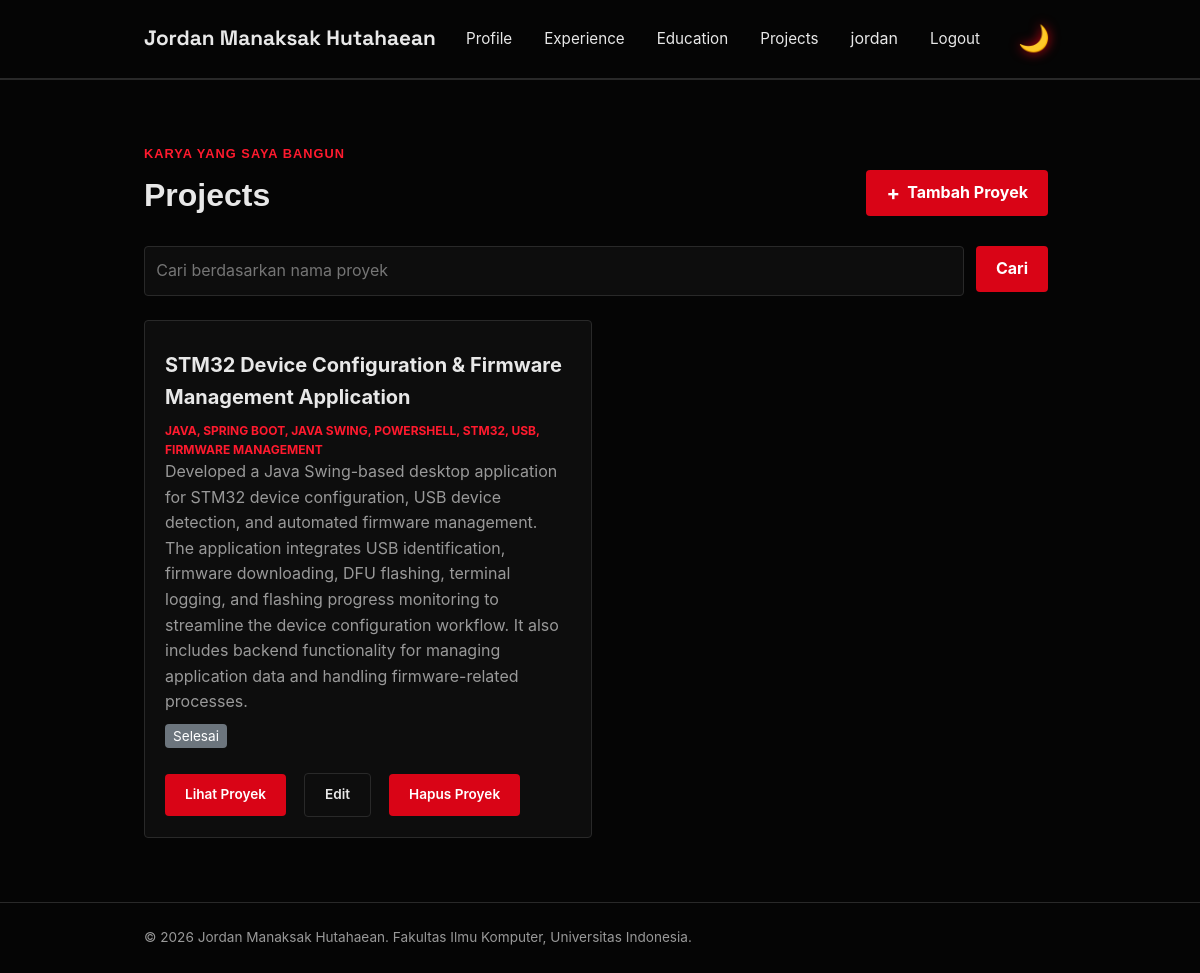
Page /projects/ (signed in) on the committed database.
### main/models.py (models this page shows, shortened)
class Project(models.Model):
    id = models.UUIDField(primary_key=True, default=uuid.uuid4, editable=False)
    title = models.CharField(max_length=255)
    description = models.TextField()
    tech_stack = models.CharField(max_length=255)
    project_url = models.URLField(blank=True)
    project_image_url = models.URLField(blank=True, max_length=500)
    started_at = models.DateTimeField(null=True, blank=True)
    ended_at = models.DateTimeField(null=True, blank=True)
    @property
    def is_ongoing(self):
        return self.ended_at is None

### main/views.py (the view)
# urls.py: path("projects/", show_projects, name="show_projects"),
def show_projects(request):
    json_response = get_projects_json(request)
    projects = serializers.deserialize(
        "json",
        json_response.content.decode("utf-8"),
    )
    projects = [project.object for project in projects]
    title_query = request.GET.get("title", "").strip()
    context = {
        "name": "Jordan Manaksak Hutahaean",
        "project_list": projects,
        "title_query": title_query,
    }
    return render(request, "project.html", context)

### main/views.py (called while the page is built)
def get_projects_json(request):
    title_query = request.GET.get("title", "").strip()
    projects = Project.objects.all()
    if title_query:
        projects = projects.filter(title__icontains=title_query)
    projects_json = serializers.serialize("json", projects)
    return HttpResponse(projects_json, content_type="application/json")

### templates/project.html (shortened to what this page needs)
{% extends "base.html" %}
{% block content %}
    <main>
        <section class="experience-section" id="experience">
            <div class="container">
                <p class="section-kicker">Karya yang saya bangun</p>
                <div class="project-header">
                    <h1>Projects</h1>
                    <a href="{% url 'main:create_project' %}"
                       class="button project-add-button">
                        <span aria-hidden="true">+</span>
                        Tambah Proyek
                    </a>
                </div>
                <form method="get"
                      action="{% url 'main:show_projects' %}"
                      class="project-search">
                    <input type="search"
                           name="title"
                           value="{{ title_query }}"
                           placeholder="Cari berdasarkan nama proyek"
                           class="project-search__input"
                           aria-label="Cari berdasarkan nama proyek">
                    <button type="submit" class="button">Cari</button>
                </form>
                <div class="experience-grid project-grid">
                    {% for project in project_list %}
                        <article class="experience-card">
                            <h2>{{ project.title }}</h2>
                            <span class="experience-category">{{ project.tech_stack }}</span>
                            <p class="experience-description">{{ project.description }}</p>
                            <div class="project-status" style="margin: 8px 0;">
                                {% if project.is_ongoing %}
                                    <span class="badge" style="background-color: #28a745; color: white; padding: 4px 8px; border-radius: 4px; font-size: 0.85rem;">
                                        Sedang Berlangsung
                                    </span>
                                {% else %}
                                    <span class="badge" style="background-color: #6c757d; color: white; padding: 4px 8px; border-radius: 4px; font-size: 0.85rem;">
                                        Selesai
                                    </span>
                                {% endif %}
                            </div>
                            <div class="project-card-actions">
                                <div class="project-actions">
                                    {% if project.project_url %}
                                        <a href="{{ project.project_url }}" class="button">Lihat Proyek</a>
                                    {% endif %}
                                    <a href="{% url 'main:update_projects' project.id %}" class="button button-secondary">Edit</a>
                                    {% include "components/project_delete_modal.html" with project=project %}
                                </div>
                            </div>
                        </article>
                    {% empty %}
                        {% if title_query %}
                            <p class="empty-state">Tidak ada proyek dengan nama tersebut.</p>
                        {% else %}
                            <p class="empty-state">Belum ada proyek yang ditambahkan.</p>
                        {% endif %}
                    {% endfor %}
                </div>
            </div>
        </section>
    </main>
{% endblock content %}

### templates/base.html (shortened to what this page needs)
{% load static %}
<!DOCTYPE html>
<html lang="id">
<head>
    <link rel="stylesheet" href="{% static 'css/style.css' %}">
</head>
<body>
  <header class="site-header">
    <div class="container">
        <a href="{% url 'main:show_main' %}" class="brand">{{ name }}</a>
        <nav>
            <a href="{% url 'main:show_main' %}">Profile</a>
            <a href="{% url 'main:show_experience' %}">Experience</a>
            <a href="{% url 'main:show_education' %}">Education</a>
            <a href="{% url 'main:show_projects' %}">Projects</a>
            {% if user.is_authenticated %}
            <span class="nav-user">{{ user.username }}</span>
            <a href="{% url 'main:logout' %}">Logout</a>
            {% else %}
                <a href="{% url 'main:login' %}">Login</a>
                <a href="{% url 'main:register' %}">Register</a>
            {% endif %}
            <button class="theme-toggle-btn" id="themeToggle" aria-label="Toggle Theme">
            </button>
        </nav>
    </div>
  </header>
  {% block content %} {% endblock content %}
  <footer class="site-footer">
      <div class="container">
          <p>&copy; 2026 {{ name }}. Fakultas Ilmu Komputer, Universitas Indonesia.</p>
      </div>
  </footer>
</body>
</html>

### templates/components/project_delete_modal.html (shortened to what this page needs)
<p class="experience-status">
    <button type="button"
            class="button button-danger"
            popovertarget="delete-project-{{ project.id }}"
            aria-label="Hapus {{ project.title }}"
            title="Hapus proyek">
        Hapus Proyek
    </button>
</p>

### static/css/style.css (style rules this page uses)
* { margin: 0; padding: 0; box-sizing: border-box; }
:root { --ink: #e8e8e8; --paper: #050505; --accent: #d90416; --accent-dark: #ff1a2e; --line: #292929; --text-muted: #999999; --card: #0d0d0d; --radius: 4px; --glow: rgba(217, 4, 22, 0.4); }
body { font-family: -apple-system, "Rajdhani", Roboto, Helvetica, Arial, sans-serif; color: var(--ink); background-color: var(--paper); line-height: 1.6; transition: background-color 0.3s ease, color 0.3s ease; }
h1, .brand { font-family: "Space Grotesk", -apple-system, sans-serif; }
.container { max-width: 960px; margin: 0 auto; padding: 0 1.5rem; }
.theme-toggle-btn { background: transparent; border: none; cursor: pointer; padding: 6px; font-size: 1.6rem; line-height: 1; display: flex; align-items: center; justify-content: center; transition: transform 0.2s ease, filter 0.3s ease; filter: drop-shadow(0 0 6px var(--accent)); }
.site-header { border-bottom: 1px solid var(--line); background-color: var(--paper); transition: background-color 0.3s ease, border-color 0.3s ease; }
.site-header .container { display: flex; justify-content: space-between; align-items: center; padding: 1.25rem 1.5rem; }
.brand { font-size: 1.3rem; font-weight: 700; color: var(--ink); text-decoration: none; }
.site-header nav { display: flex; align-items: center; gap: 2rem; }
.site-header nav a { color: var(--ink); text-decoration: none; font-size: 0.95rem; }
.experience-section { padding: 4rem 0; border-top: 1px solid var(--line); }
.section-kicker { color: var(--accent-dark); font-family: "Orbitron", sans-serif; font-size: 0.8rem; font-weight: 700; letter-spacing: 0.08em; text-transform: uppercase; }
.experience-section h1 { margin: 0.4rem 0 1.5rem; font-family: "Orbitron", sans-serif; font-size: 2rem; }
.experience-grid { display: grid; grid-template-columns: repeat(auto-fit, minmax(240px, 1fr)); gap: 1rem; }
.experience-card { padding: 1.25rem; background-color: var(--card); border: 1px solid var(--line); border-radius: var(--radius); transition: transform 0.3s ease, border-color 0.3s ease, box-shadow 0.3s ease, background-color 0.3s ease; }
.experience-category { color: var(--accent-dark); font-size: 0.75rem; font-weight: 700; text-transform: uppercase; }
.experience-card h2 { margin: 0.5rem 0; font-size: 1.25rem; }
.experience-description, .empty-state { color: var(--text-muted); }
.experience-status { margin-top: 1rem; font-size: 0.85rem; font-weight: 600; }
.button { display: inline-block; height: fit-content; border: 0; border-radius: var(--radius); padding: 0.65rem 1.25rem; background: var(--accent); color: #ffffff; cursor: pointer; font: inherit; font-weight: 700; text-decoration: none; transition: all 0.2s ease; margin-right: 0.5rem; }
.button-secondary { background: var(--card); border: 1px solid var(--line); color: var(--ink); }
.button-danger { background: var(--accent); color: #ffffff; }
.project-header { width: 100%; display: flex; justify-content: space-between; align-items: center; gap: 1rem; margin-bottom: 1.5rem; }
.project-grid { display: grid; grid-template-columns: repeat(2, minmax(0, 1fr)); gap: 1rem; }
.project-grid .experience-card { display: flex; flex-direction: column; }
.project-header h1 { margin-bottom: 0; }
.project-add-button { display: inline-flex; align-items: center; gap: 0.45rem; }
.project-add-button span { font-size: 1.25rem; line-height: 1; }
.project-search { display: flex; gap: 0.75rem; margin-bottom: 1.5rem; }
.project-search__input { width: 100%; min-width: 0; padding: 0.7rem; border: 1px solid var(--line); border-radius: var(--radius); background: var(--card); color: var(--ink); font: inherit; transition: background-color 0.3s ease, color 0.3s ease; }
.project-actions { display: flex; align-items: center; flex-wrap: wrap; gap: 10px; margin-top: 1rem; }
.project-actions .button { font-size: 0.85rem; font-weight: 600; }
.project-card-actions { display: flex; flex-direction: column; margin-top: auto; }
.project-actions .experience-status { margin-top: 0; }
.site-footer { padding: 1.5rem; color: var(--text-muted); font-size: 0.85rem; border-top: 1px solid var(--line); background-color: var(--paper); transition: background-color 0.3s ease, border-color 0.3s ease; }

### rows in the picture
Project: title "STM32 Device Configuration & Firmware Management Application", tech_stack "JAVA, SPRING BOOT, JAVA SWING, POWERSHELL, STM32, USB, FIRMWARE MANAGEMENT", description "Developed a Java Swing-based desktop application for STM32 device configuration, USB device detection, and automated firmware management. The application integrates USB identification, firmware downloading, DFU flashing, terminal logging, and flashing progress monitoring to streamline the device configuration workflow. It also includes backend functionality for managing application data and handling firmware-related processes.", shows "Selesai"

### other values in the picture
{{ name }} "Jordan Manaksak Hutahaean"
{{ user.username }} "jordan"
